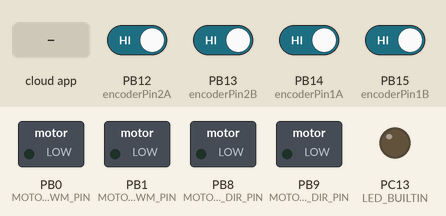
The sketch below on a simulated STM32 Blue Pill. Shown: switched loads named in the sketch (green lamp = pin HIGH), output pins drawn as LEDs (lit = HIGH). The test bench sets the inputs (shaded band); at power-on: PB12 (encoderPin2A), PB13 (encoderPin2B), PB14 (encoderPin1A), PB15 (encoderPin1B) HIGH. The ROS host is connected and sends only what is stated.

Above: at 1.2 s.
1.3 s: the phone or cloud app sets motor_cmd_r to -100
At 2.2 s:
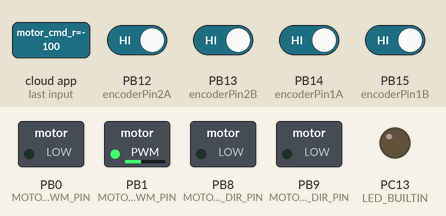
2.8 s: the phone or cloud app sets motor_cmd_l to -100
At 4.0 s:
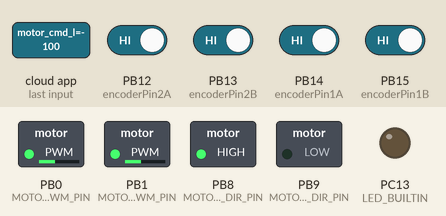
4.3 s: the phone or cloud app sets motor_cmd_r to 0
At 5.2 s:
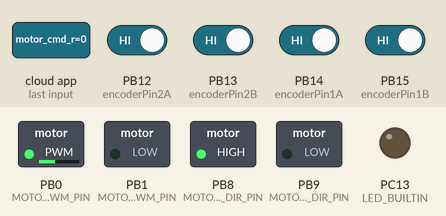
5.8 s: the phone or cloud app sets motor_cmd_l to 0
At 6.3 s:
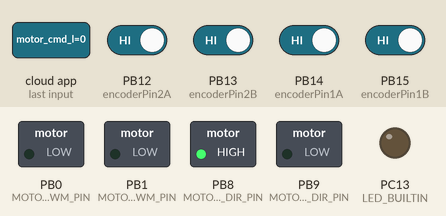
7.3 s: the phone or cloud app sets motor_cmd_r to 100
At 8.5 s:
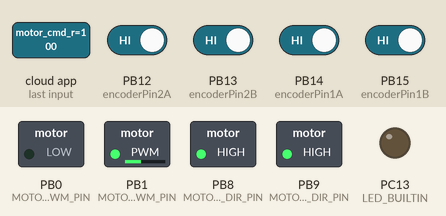
8.8 s: the phone or cloud app sets motor_cmd_l to 100
At 9.1 s:
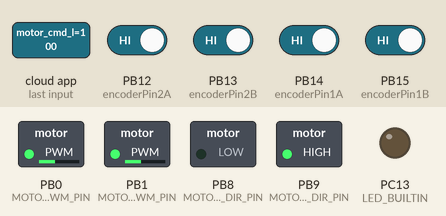
Timing chart, 0 to 11.3 s (numbered marks = the images above; inputs shaded):
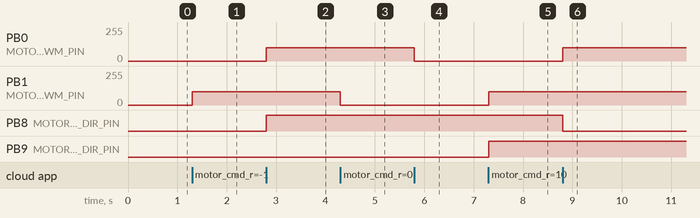

Measured:
- after the input at 1.3 s, PB1 (MOTOR_1_PWM_PIN): 0/255 → 100/255 at once
- after the input at 2.8 s, PB0 (MOTOR_2_PWM_PIN): 0/255 → 100/255 at once; PB8 (MOTOR_2_DIR_PIN): LOW → HIGH at once
- after the input at 4.3 s, PB1 (MOTOR_1_PWM_PIN): 100/255 → 0/255 at once
- after the input at 5.8 s, PB0 (MOTOR_2_PWM_PIN): 100/255 → 0/255 at once
- after the input at 7.3 s, PB1 (MOTOR_1_PWM_PIN): 0/255 → 100/255 at once; PB9 (MOTOR_1_DIR_PIN): LOW → HIGH at once
- after the input at 8.8 s, PB0 (MOTOR_2_PWM_PIN): 0/255 → 100/255 at once; PB8 (MOTOR_2_DIR_PIN): HIGH → LOW at once

The sketch:

BaseController.ino
```cpp
#define __STM32F1__
#define USE_USBCON
#include <ros.h>
#include <std_msgs/Float32.h>
#include <std_msgs/Int64.h>
#include <std_msgs/Int16.h>

#define MOTOR_1 0
#define MOTOR_2 1
#define BRAKE 0
#define CW    1
#define CCW   2

bool DEBUG_LED;

ros::NodeHandle  nh;
std_msgs::Int16 encoder1;
std_msgs::Int16 encoder2;

ros::Publisher encoderValue1("rwheel", &encoder1);
ros::Publisher encoderValue2("lwheel", &encoder2);

#define MOTOR_2_DIR_PIN PB8 //prev 14
#define MOTOR_1_DIR_PIN PB9 //prev 15
#define MOTOR_2_PWM_PIN PB0
#define MOTOR_1_PWM_PIN PB1

const int encoderPin2A = PB12; //prev 6
const int encoderPin2B = PB13; //prev 7
const int encoderPin1A = PB14; //prev 8
const int encoderPin1B = PB15; //prev 9
const int MPU_INTERRUPT = PA10;

volatile int16_t currentPosition1 = 0;
volatile int16_t currentPosition2 = 0;

uint32_t prev_time;

void pwm_1_callback( const std_msgs::Float32& pwm_value) {
  float pwm = 0;
  pwm = pwm_value.data;

  if ( pwm > 0 )
  {
    driveMotor(MOTOR_1_PWM_PIN, MOTOR_1_DIR_PIN, CCW, pwm);
  }
  else
  {
    driveMotor(MOTOR_1_PWM_PIN, MOTOR_1_DIR_PIN, CW, abs(pwm));
  }
}

void pwm_2_callback( const std_msgs::Float32& pwm_value) {
  float pwm = 0;
  pwm = pwm_value.data;

  if ( pwm > 0 )
  {
    driveMotor(MOTOR_2_PWM_PIN, MOTOR_2_DIR_PIN, CW, pwm);
  }
  else
  {
    driveMotor(MOTOR_2_PWM_PIN, MOTOR_2_DIR_PIN, CCW, abs(pwm));
  }
}

ros::Subscriber<std_msgs::Float32> pwm1_sub("motor_cmd_r", &pwm_1_callback);
ros::Subscriber<std_msgs::Float32> pwm2_sub("motor_cmd_l", &pwm_2_callback);

// ================================================================
// ===                      INITIAL SETUP                       ===
// ================================================================

void setup() {
  // PIN SETUP //
  pinMode(LED_BUILTIN, OUTPUT);
  pinMode (MOTOR_1_DIR_PIN, OUTPUT);
  pinMode (MOTOR_2_DIR_PIN, OUTPUT);
  pinMode (MOTOR_1_PWM_PIN, OUTPUT);
  pinMode (MOTOR_2_PWM_PIN, OUTPUT);
  pinMode (encoderPin1A, INPUT_PULLUP);
  pinMode (encoderPin1B, INPUT_PULLUP);
  pinMode (encoderPin2A, INPUT_PULLUP);
  pinMode (encoderPin2B, INPUT_PULLUP);

  attachInterrupt (digitalPinToInterrupt (encoderPin1A), readEncoder1A, CHANGE);
  attachInterrupt (digitalPinToInterrupt (encoderPin1B), readEncoder1B, CHANGE);
  attachInterrupt (digitalPinToInterrupt (encoderPin2A), readEncoder2A, CHANGE);
  attachInterrupt (digitalPinToInterrupt (encoderPin2B), readEncoder2B, CHANGE);
  analogWriteFrequency(20000);
  digitalWrite(MOTOR_1_PWM_PIN, LOW);
  digitalWrite(MOTOR_2_PWM_PIN, LOW);

  //  ROS SETUP  //
  nh.getHardware()->setBaud(115200);
  nh.initNode();
  nh.advertise(encoderValue1);
  nh.advertise(encoderValue2);
  nh.subscribe(pwm1_sub);
  nh.subscribe(pwm2_sub);

  prev_time = millis();
}


void driveMotor(int16_t motor_pwm_pin, int16_t motor_dir_pin, int16_t direct, uint16_t pwm)
{
  if (direct == CW)
  {
    digitalWrite(motor_dir_pin, LOW);
  }
  else if (direct == CCW)
  {
    digitalWrite(motor_dir_pin, HIGH);
  }
  analogWrite(motor_pwm_pin, pwm);
}

void readEncoder1A()
{
  if (digitalRead(encoderPin1A) != digitalRead(encoderPin1B))
  {
    currentPosition1++;
  }
  else
  {
    currentPosition1--;
  }
}

void readEncoder1B()
{
  if (digitalRead(encoderPin1A) == digitalRead(encoderPin1B))
  {
    currentPosition1++;
  }
  else
  {
    currentPosition1--;
  }
}

void readEncoder2A()
{
  if (digitalRead(encoderPin2A) != digitalRead(encoderPin2B))
  {
    currentPosition2++;
  }
  else
  {
    currentPosition2--;
  }
}

void readEncoder2B()
{
  if (digitalRead(encoderPin2A) == digitalRead(encoderPin2B))
  {
    currentPosition2++;
  }
  else
  {
    currentPosition2--;
  }
}

// ================================================================
// ===                    MAIN PROGRAM LOOP                     ===
// ================================================================

void loop() {

  encoder1.data = currentPosition1;
  encoder2.data = currentPosition2;
  encoderValue1.publish( &encoder1 );
  encoderValue2.publish( &encoder2 );

  nh.spinOnce();

  while (millis() - prev_time < 20) {yield();nh.spinOnce();}
  prev_time = millis();
  //display_mallinfo();
  //}

}
```
